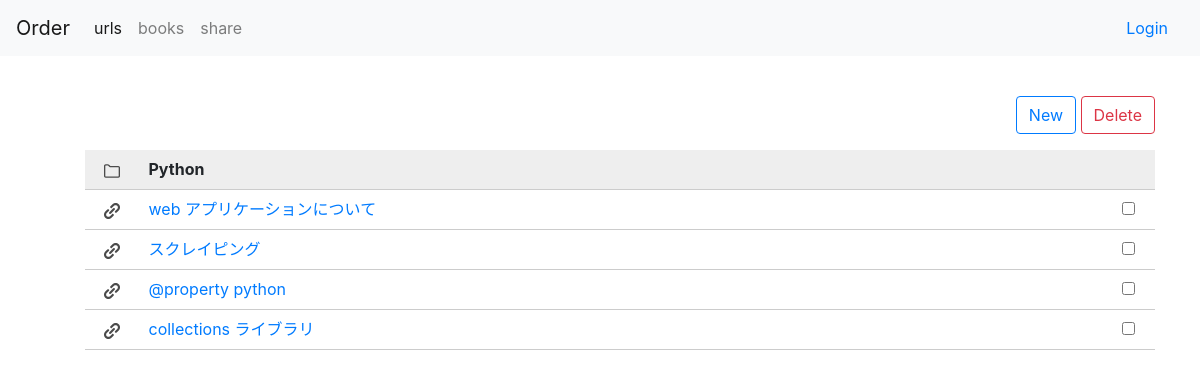
The page /detail/Python/ on the database its author committed.
### url/models.py (models this page shows, shortened)
class SubClass(models.Model):
    subclass = models.CharField("クラスタリングのタイトル", max_length=20)
    created_at = models.DateTimeField('日付', auto_now= True)
    def __str__(self):
        return self.subclass

class Url(models.Model):
    site = models.TextField("URL", max_length=140)
    site_name = models.CharField('URLの説明', max_length=20)
    subclass = models.ForeignKey(
      SubClass, verbose_name='タイトルの名前', on_delete=models.PROTECT,
    )
    created_at = models.DateTimeField('日付', auto_now=True)

### url/views.py (the view)
# urls.py: path('detail/<str:get_name>/', views.IndexViewUrl.as_view(), name='index2'),
class IndexViewUrl(generic.ListView):
    model = Url
    template_name = 'url/url_list.html'
    def get_queryset(self):
        queryset = super().get_queryset()
        detail = get_object_or_404(SubClass, subclass=self.kwargs['get_name'])
        queryset = queryset.filter(subclass=detail)
        return queryset
    def get_context_data(self):
        context = super().get_context_data()
        context['title_name'] = get_object_or_404(SubClass, subclass=self.kwargs['get_name'])
        return context

### url/templates/url/url_list.html (shortened to what this page needs)
{% extends 'url/base.html' %}
{% load static %}
{% block content %}
<form method="POST" action="{% url 'url:delete_url' %}">
<div class="text-right" style="margin-top:40px;">
<a href="{% url 'url:create_url' %}" class="btn btn-outline-primary">New</a>
<button type="submit" class="btn btn-outline-danger" name="delete_id" value={{ subclass.id }} style="">Delete</button>
</div>
<section class="category-lists">
  <div class="category-list-top">
    <ul>
      <li class="list-top1"><a href="{% url 'url:index' %}"><img src="{% static "url/folder.png" %}"></a></li>
      <li class="list-top2"><strong>{{ title_name }}</strong></li>
      <li class="list-top3"><a href="{% url 'url:create_url' %}"></li>
    </ul>
  </div>
  <div class="categories">
    <ul>
    {% for url in url_list %}
      <li class="folder-img"><img src="{% static "url/link.png" %}" ></li>
      <li class="category-title"><a href="{{ url.site }}" style="text-decoration:none;" target="_blank">{{ url.site_name }}</a></li>
      <li class="delete-img">
        <div class="checkbox">
          <label>
            <input type=checkbox name="delete_id" value={{ url.id }}>
          </label>
        </div>
      </li>
    {% endfor %}
    </ul>
  </div>
</section>
</form>
{% endblock %}

### url/static/css/style.css (style rules this page uses)
.folder-img { text-align: center; color: blue; width: 5%; list-style: none; }
.category-title { padding-left: 10px; text-align: left; width: 85%; list-style: none; }
.delete-img { text-align: right; width: 10%; list-style: none; padding-right: 20px; }
.categories li { float: left; border-bottom: 1px solid #ccc; height: 40px; padding-top: 7px; }
.category-list-top li { float: left; border-bottom: 1px solid #ccc; background-color: #eee; height: 40px; vertical-align:middle; padding-top: 7px; }
.list-top1 { width: 5%; list-style: none; text-align: center; }
.list-top2 { width: 85%; padding-left: 10px; list-style: none; text-align: left; }
.list-top3 { width: 10%; list-style: none; text-align: right; padding-right: 20px; }

### rows shown on the page
SubClass: subclass "Python"
Url: site_name "web アプリケーションについて"
Url: site_name "スクレイピング"
Url: site_name "@property python"
Url: site_name "collections ライブラリ"
